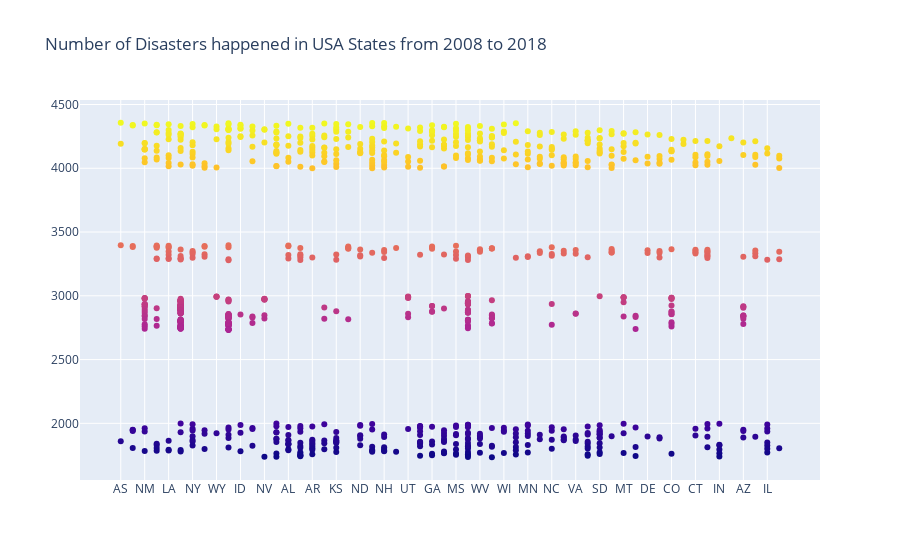

Notebook code cell kept with this figure:
### Code cell
fig = go.Figure(data=go.Scatter(x=df['stateCode'],
                                y=df['disasterNumber'],
                                mode='markers',
                                marker_color=df['disasterNumber'],
                                text=df['stateName'])) # hover text goes here

fig.update_layout(title='Number of Disasters happened in USA States from 2008 to 2018')
fig.show()

### Figure 1 — Plotly figure (JSON) as saved in the notebook; plotly's stock layout.template omitted (floating-point values rounded to 4 significant figures; data arrays with more than 128 entries replaced by an {"elided": "..."} marker saying what was removed)
{"data": [{"marker": {"color": {"elided": "1000 int values"}}, "mode": "markers", "text": {"elided": "1000 str values"}, "type": "scatter", "x": {"elided": "1000 str values"}, "y": {"elided": "1000 int values"}}], "layout": {"title": {"text": "Number of Disasters happened in USA States from 2008 to 2018"}}}
